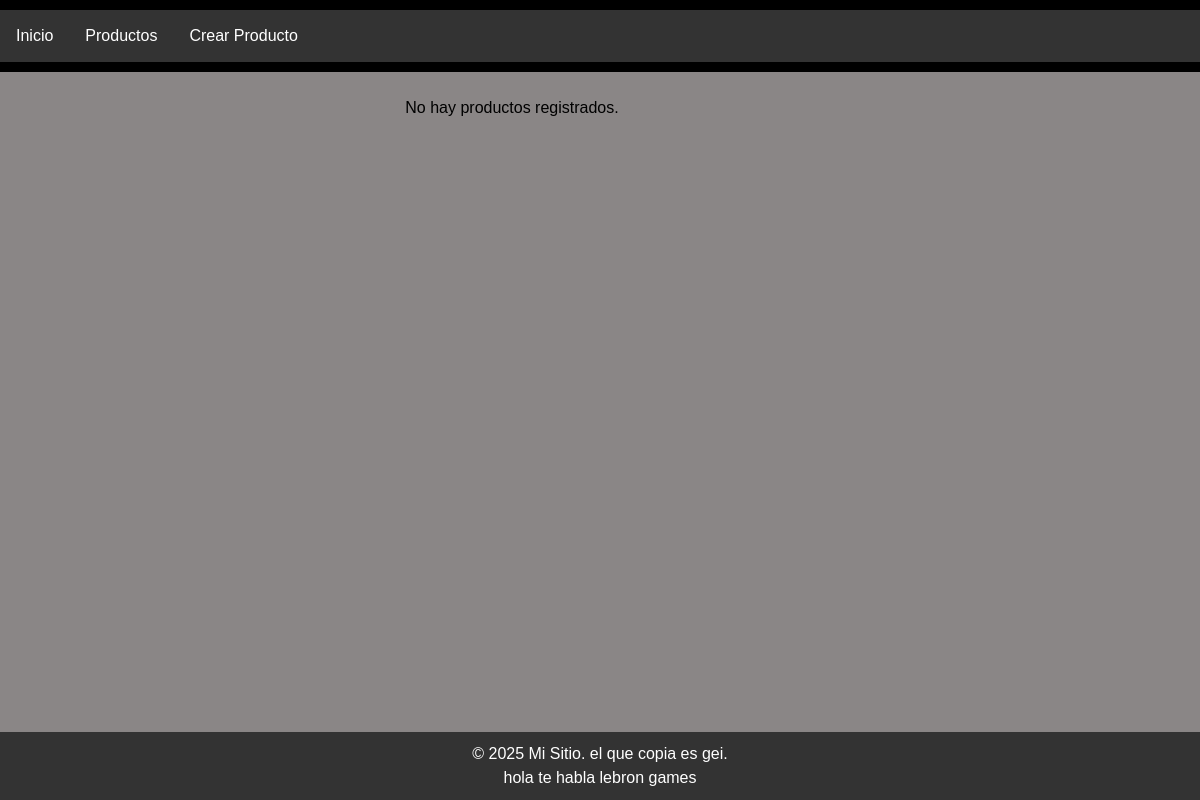
/inventario/productos/, run on an earlier commit of the app's database.
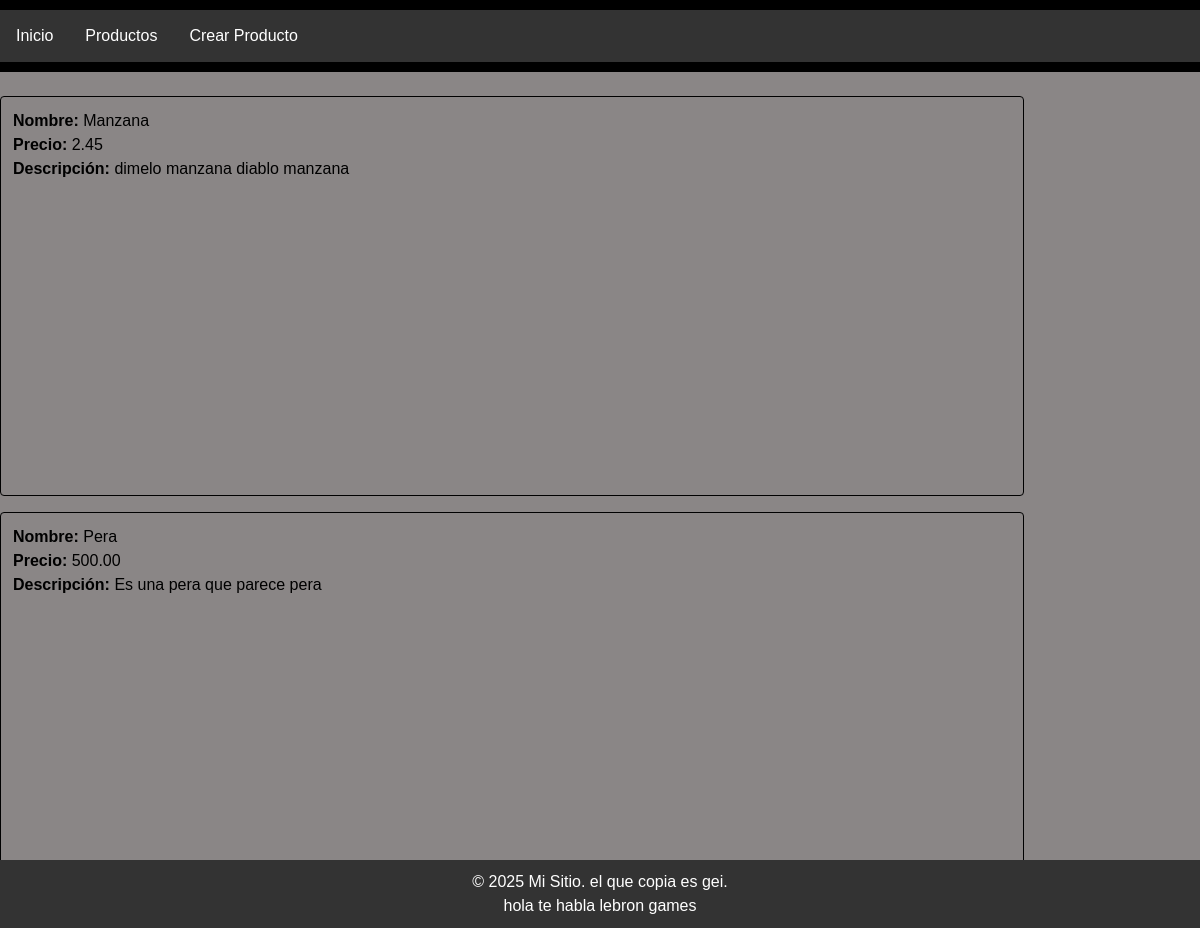
And on a later commit of the database.
### inventario/models.py (models this page shows, shortened)
class Productos(models.Model):
    nombre = models.CharField(max_length=100)
    descripcion = models.CharField(max_length=255)
    precio = models.DecimalField(max_digits=10, decimal_places=2)
    stock = models.IntegerField()

### inventario/views.py (the view)
# urls.py: path('productos/', views.producto_list, name='productos'),
def producto_list(request):
    productos = Productos.objects.all()
    return render(request, 'inventario/lista-productos.html', {
        'object_list': productos  # Así el template puede usar cualquiera de los dos nombres
    })

### inventario/templates/inventario/lista-productos.html (shortened to what this page needs)
{% extends "inventario/base.html" %}
{% block content %}
<section class="container mt-6">
    <div class="table-responsive">
        <div class="row justify-content-center">
            {% for producto in object_list %}
            <div class="col-md-5 col-sm-6 mb-4">
                <div class="border rounded p-3 h-100 bg-light">
                    <div><strong>Nombre:</strong> {{ producto.nombre }}</div>
                    <div><strong>Precio:</strong> {{ producto.precio }}</div>
                    <div><strong>Descripción:</strong> {{ producto.descripcion }}</div>
                </div>
            </div>
            {% empty %}
            <div class="col-12 text-center">
                No hay productos registrados.
            </div>
            {% endfor %}
        </div>
    </div>
</section>
{% endblock %}

### inventario/templates/inventario/base.html (shortened to what this page needs)
<!DOCTYPE html>
<html lang="en">
<head>
    <script src="https://cdn.jsdelivr.net/npm/@tailwindcss/browser@4"></script>
</head>
<header class="header">
    <nav>
        <ul style="list-style-type: none; margin: 0; padding: 0; overflow: hidden; background-color: #333;">
            <li style="float: left;"><a href="/inicio/" style="display: block; color: white; text-align: center; padding: 14px 16px; text-decoration: none;">Inicio</a></li>
            <li style="float: left;"><a href="/inventario/productos/" style="display: block; color: white; text-align: center; padding: 14px 16px; text-decoration: none;">Productos</a></li>
            <li style="float: left;"><a href="/inventario/productos/crear/" style="display: block; color: white; text-align: center; padding: 14px 16px; text-decoration: none;">Crear Producto</a></li>
        </ul>
    </nav>
</header>
<body>
    {% block content %}
    {% endblock %}
    <footer>
        <p>&copy; 2025 Mi Sitio. el que copia es gei.</p>
        <p> hola te habla lebron games </p>
    </footer>
</body>
</html>

### inventario/templates/inventario/base.html (style rules this page uses)
body { font-family: Arial, sans-serif; margin: 0; padding: 0; background-color: #8a8686; }
header { background-color: #000000; color: white; padding: 10px 0; text-align: center; }
footer { background-color: #333; color: white; text-align: center; padding: 10px 0; position: fixed; bottom: 0; width: 100%; }

What changed in the data, as far as the page shows it:
added Productos: nombre "Manzana", precio "2.45", descripcion "dimelo manzana diablo manzana"
added Productos: nombre "Pera", precio "500.00", descripcion "Es una pera que parece pera"
Also different on the page:
text no longer shown: "No hay productos registrados."
